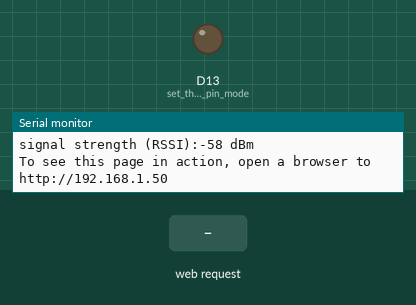
Recording of a sketch running on a simulated Arduino Nano 33 IoT. Shown: output pins drawn as LEDs (lit = HIGH), the last lines printed to the serial monitor. Dashed ring = blinking. The inputs (shaded band) are chosen by the test bench. WiFi joins after 1.5 s; servers stay silent unless stated.

Above: at 12.7 s.
12.8 s: HTTP request GET /1 received
At 13.7 s:
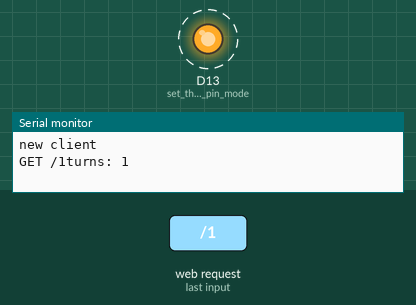
15.8 s: HTTP request GET /2 received
At 16.7 s:
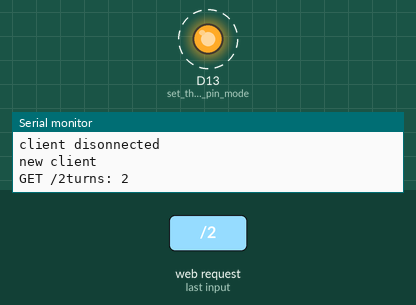
18.8 s: HTTP request GET /3 received
Timing chart, 0 to 24.8 s (numbered marks = the images above; inputs shaded):
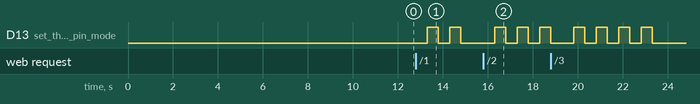

Measured:
- after the input at 12.8 s, D13 (set_the_LED_pin_mode): alternates HIGH for 0.50 s and LOW for 0.50 s, starting after 0.50 s
- after the input at 15.8 s, D13 (set_the_LED_pin_mode): alternates HIGH for 0.50 s and LOW for 0.50 s, starting after 0.50 s

The sketch:

catfeeder.ino
```cpp
#include "arduino_secrets.h"
/*
  WiFi Web Server LED Blink

 A simple web server that lets you blink an LED via the web.
 This sketch will print the IP address of your WiFi module (once connected)
 to the Serial monitor. From there, you can open that address in a web browser
 to turn on and off the LED on pin 9.

 If the IP address of your board is yourAddress:
 http://yourAddress/H turns the LED on
 http://yourAddress/L turns it off

 This example is written for a network using WPA encryption. For
 WEP or WPA, change the Wifi.begin() call accordingly.

 Circuit:
 * Board with NINA module (Arduino MKR WiFi 1010, MKR VIDOR 4000 and UNO WiFi Rev.2)
 * LED attached to pin 9

 created 25 Nov 2012
 by Tom Igoe
 */
#include <SPI.h>
#include <WiFiNINA.h>

///////please enter your sensitive data in the Secret tab/arduino_secrets.h
char ssid[] = SECRET_SSID;        // your network SSID (name)
char pass[] = SECRET_PASS;    // your network password (use for WPA, or use as key for WEP)
int keyIndex = 0;                 // your network key Index number (needed only for WEP)

int status = WL_IDLE_STATUS;
WiFiServer server(80);

void setup() {
  Serial.begin(9600);      // initialize serial communication
  Serial.println("begin");
  pinMode(LED_BUILTIN, OUTPUT);      // set the LED pin mode

  // check for the WiFi module:
  if (WiFi.status() == WL_NO_MODULE) {
    Serial.println("Communication with WiFi module failed!");
    // don't continue
    while (true);
  }

  String fv = WiFi.firmwareVersion();
  if (fv < WIFI_FIRMWARE_LATEST_VERSION) {
    Serial.println("Please upgrade the firmware");
  }

  // attempt to connect to Wifi network:
  while (status != WL_CONNECTED) {
    Serial.print("Attempting to connect to Network named: ");
    Serial.println(ssid);                   // print the network name (SSID);

    // Connect to WPA/WPA2 network. Change this line if using open or WEP network:
    status = WiFi.begin(ssid, pass);
    // wait 10 seconds for connection:
    delay(10000);
  }
  server.begin();                           // start the web server on port 80
  printWifiStatus();                        // you're connected now, so print out the status
}


void loop() {
  WiFiClient client = server.available();   // listen for incoming clients

  if (client) {                             // if you get a client,
    Serial.println("new client");           // print a message out the serial port
    String currentLine = "";                // make a String to hold incoming data from the client
    while (client.connected()) {            // loop while the client's connected
      if (client.available()) {             // if there's bytes to read from the client,
        char c = client.read();             // read a byte, then
        Serial.write(c);                    // print it out the serial monitor
        if (c == '\n') {                    // if the byte is a newline character

          // if the current line is blank, you got two newline characters in a row.
          // that's the end of the client HTTP request, so send a response:
          if (currentLine.length() == 0) {
            // HTTP headers always start with a response code (e.g. HTTP/1.1 200 OK)
            // and a content-type so the client knows what's coming, then a blank line:
            client.println("HTTP/1.1 200 OK");
            // client.println("Content-Type: application/json");
          // client.println("{ \"answer\": 42 }");
            // client.println();

            // the content of the HTTP response follows the header:
            // client.print("<input type=button value='LED_BUILTIN On' onclick='{location=\"/H\"}'>");
            // client.print("<input type=button value='LED_BUILTIN Off' onclick='{location=\"/L\"}'>");

            // The HTTP response ends with another blank line:
            client.println();
            Serial.println("response sent");
            // break out of the while loop:
            break;
          } else {    // if you got a newline, then clear currentLine:
            currentLine = "";
          }
        } else if (c != '\r') {  // if you got anything else but a carriage return character,
          currentLine += c;      // add it to the end of the currentLine
        }

        // Check to see if the client request was "GET /H" or "GET /L":
        if (currentLine.endsWith("GET /H")) {
          digitalWrite(LED_BUILTIN, 1);               // GET /H turns the LED on
        }
        if (currentLine.endsWith("GET /L")) {
          digitalWrite(LED_BUILTIN, 0);                // GET /L turns the LED off
        }
        int turns = -1;
        if (currentLine.endsWith("GET /0")) turns = 0;
        else if (currentLine.endsWith("GET /1")) turns = 1;
        else if (currentLine.endsWith("GET /2")) turns = 2;
        else if (currentLine.endsWith("GET /3")) turns = 3;
        else if (currentLine.endsWith("GET /4")) turns = 4;
        else if (currentLine.endsWith("GET /5")) turns = 5;
        else if (currentLine.endsWith("GET /6")) turns = 6;
        else if (currentLine.endsWith("GET /7")) turns = 7;
        else if (currentLine.endsWith("GET /8")) turns = 8;
        else if (currentLine.endsWith("GET /9")) turns = 9;
        if (turns >= 0) {
          Serial.print("turns: ");
          Serial.println(turns);
          blinkLed(turns + 1);
        }
      }
    }
    // close the connection:
    client.stop();
    Serial.println("client disonnected");
  }
}

void printWifiStatus() {
  // print the SSID of the network you're attached to:
  Serial.print("SSID: ");
  Serial.println(WiFi.SSID());

  // print your board's IP address:
  IPAddress ip = WiFi.localIP();
  Serial.print("IP Address: ");
  Serial.println(ip);

  // print the received signal strength:
  long rssi = WiFi.RSSI();
  Serial.print("signal strength (RSSI):");
  Serial.print(rssi);
  Serial.println(" dBm");
  // print where to go in a browser:
  Serial.print("To see this page in action, open a browser to http://");
  Serial.println(ip);
}

void blinkLed(int n) {
  digitalWrite(LED_BUILTIN, LOW);
  delay(500);
    for (int i = 0; i < n; i++) {
        digitalWrite(LED_BUILTIN, HIGH);   // Turn the LED on
        delay(500);                        // Wait for half a second
        digitalWrite(LED_BUILTIN, LOW);    // Turn the LED off
        delay(500);                        // Wait for half a second
    }
}
```

arduino_secrets.h
```cpp
#define SECRET_SSID ""
#define SECRET_PASS ""
```
